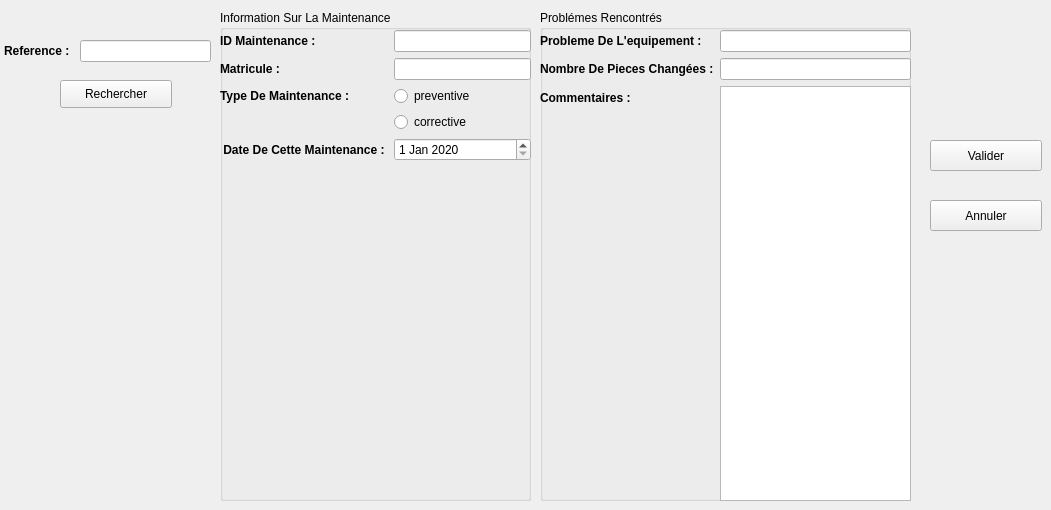
        <widget class="QWidget" name="faireunemaintenance">
         <attribute name="title">
          <string>faire une maintenance</string>
         </attribute>
         <widget class="QGroupBox" name="groupBox_6">
          <property name="geometry">
           <rect>
            <x>220</x>
            <y>10</y>
            <width>311</width>
            <height>491</height>
           </rect>
          </property>
          <property name="styleSheet">
           <string notr="true"/>
          </property>
          <property name="title">
           <string>Information Sur La Maintenance</string>
          </property>
          <widget class="QWidget" name="formLayoutWidget_5">
           <property name="geometry">
            <rect>
             <x>0</x>
             <y>20</y>
             <width>311</width>
             <height>471</height>
            </rect>
           </property>
           <layout class="QFormLayout" name="formLayout_8">
            <item row="0" column="0">
             <widget class="QLabel" name="label_108">
              <property name="font">
               <font>
                <weight>75</weight>
                <bold>true</bold>
               </font>
              </property>
              <property name="text">
               <string>ID Maintenance :</string>
              </property>
             </widget>
            </item>
            <item row="1" column="0">
             <widget class="QLabel" name="label_109">
              <property name="font">
               <font>
                <weight>75</weight>
                <bold>true</bold>
               </font>
              </property>
              <property name="text">
               <string>Matricule :</string>
              </property>
             </widget>
            </item>
            <item row="1" column="1">
             <widget class="QLineEdit" name="lineEdit_matriculemaint"/>
            </item>
            <item row="2" column="0">
             <widget class="QLabel" name="label_110">
              <property name="font">
               <font>
                <weight>75</weight>
                <bold>true</bold>
               </font>
              </property>
              <property name="text">
               <string>Type De Maintenance :</string>
              </property>
             </widget>
            </item>
            <item row="2" column="1">
             <widget class="QRadioButton" name="radioButton_prev">
              <property name="text">
               <string>preventive</string>
              </property>
             </widget>
            </item>
            <item row="3" column="1">
             <widget class="QRadioButton" name="radioButton_corr">
              <property name="text">
               <string>corrective</string>
              </property>
             </widget>
            </item>
            <item row="4" column="1">
             <widget class="QDateEdit" name="dateEdit_maint">
              <property name="dateTime">
               <datetime>
                <hour>0</hour>
                <minute>0</minute>
                <second>0</second>
                <year>2020</year>
                <month>1</month>
                <day>1</day>
               </datetime>
              </property>
             </widget>
            </item>
            <item row="4" column="0">
             <widget class="QLabel" name="label_111">
              <property name="font">
               <font>
                <weight>75</weight>
                <bold>true</bold>
               </font>
              </property>
              <property name="text">
               <string> Date De Cette Maintenance : </string>
              </property>
             </widget>
            </item>
            <item row="0" column="1">
             <widget class="QLineEdit" name="lineEdit_ID"/>
            </item>
           </layout>
          </widget>
         </widget>
         <widget class="QGroupBox" name="groupBox_19">
          <property name="geometry">
           <rect>
            <x>540</x>
            <y>10</y>
            <width>371</width>
            <height>491</height>
           </rect>
          </property>
          <property name="title">
           <string>Problémes Rencontrés</string>
          </property>
          <widget class="QWidget" name="formLayoutWidget_6">
           <property name="geometry">
            <rect>
             <x>0</x>
             <y>20</y>
             <width>371</width>
             <height>471</height>
            </rect>
           </property>
           <layout class="QFormLayout" name="formLayout_9">
            <item row="0" column="0">
             <widget class="QLabel" name="label_112">
              <property name="font">
               <font>
                <weight>75</weight>
                <bold>true</bold>
               </font>
              </property>
              <property name="text">
               <string>Probleme De L'equipement :</string>
              </property>
             </widget>
            </item>
            <item row="0" column="1">
             <widget class="QLineEdit" name="lineEdit_problememaint"/>
            </item>
            <item row="1" column="0">
             <widget class="QLabel" name="label_113">
              <property name="font">
               <font>
                <weight>75</weight>
                <bold>true</bold>
               </font>
              </property>
              <property name="text">
               <string>Nombre De Pieces Changées :</string>
              </property>
             </widget>
            </item>
            <item row="2" column="0">
             <widget class="QLabel" name="label_114">
              <property name="font">
               <font>
                <weight>75</weight>
                <bold>true</bold>
               </font>
              </property>
              <property name="text">
               <string>Commentaires :</string>
              </property>
             </widget>
            </item>
            <item row="2" column="1">
             <widget class="QTextEdit" name="textEdit_piece"/>
            </item>
            <item row="1" column="1">
             <widget class="QLineEdit" name="lineEdit_nbpiece"/>
            </item>
           </layout>
          </widget>
         </widget>
         <widget class="QLabel" name="label_115">
          <property name="geometry">
           <rect>
            <x>4</x>
            <y>40</y>
            <width>71</width>
            <height>22</height>
           </rect>
          </property>
          <property name="font">
           <font>
            <weight>75</weight>
            <bold>true</bold>
           </font>
          </property>
          <property name="text">
           <string>Reference :</string>
          </property>
         </widget>
         <widget class="QLineEdit" name="lineEdit_refmaint">
          <property name="geometry">
           <rect>
            <x>80</x>
            <y>40</y>
            <width>131</width>
            <height>22</height>
           </rect>
          </property>
         </widget>
         <widget class="QPushButton" name="pushButton_rechercher_maint">
          <property name="geometry">
           <rect>
            <x>60</x>
            <y>80</y>
            <width>112</width>
            <height>28</height>
           </rect>
          </property>
          <property name="styleSheet">
           <string notr="true"/>
          </property>
          <property name="text">
           <string>Rechercher</string>
          </property>
          <property name="icon">
           <iconset>
            <normaloff>../../../icons/loop.png</normaloff>../../../icons/loop.png</iconset>
          </property>
         </widget>
         <widget class="QPushButton" name="pushButton_validermaint">
          <property name="geometry">
           <rect>
            <x>930</x>
            <y>140</y>
            <width>112</width>
            <height>31</height>
           </rect>
          </property>
          <property name="text">
           <string>Valider</string>
          </property>
          <property name="icon">
           <iconset>
            <normaloff>../../../icons/check.png</normaloff>../../../icons/check.png</iconset>
          </property>
          <property name="checkable">
           <bool>false</bool>
          </property>
         </widget>
         <widget class="QPushButton" name="pushButton_annulermaint">
          <property name="geometry">
           <rect>
            <x>930</x>
            <y>200</y>
            <width>112</width>
            <height>31</height>
           </rect>
          </property>
          <property name="text">
           <string>Annuler</string>
          </property>
          <property name="icon">
           <iconset>
            <normaloff>../../../icons/not check.png</normaloff>../../../icons/not check.png</iconset>
          </property>
         </widget>
        </widget>
